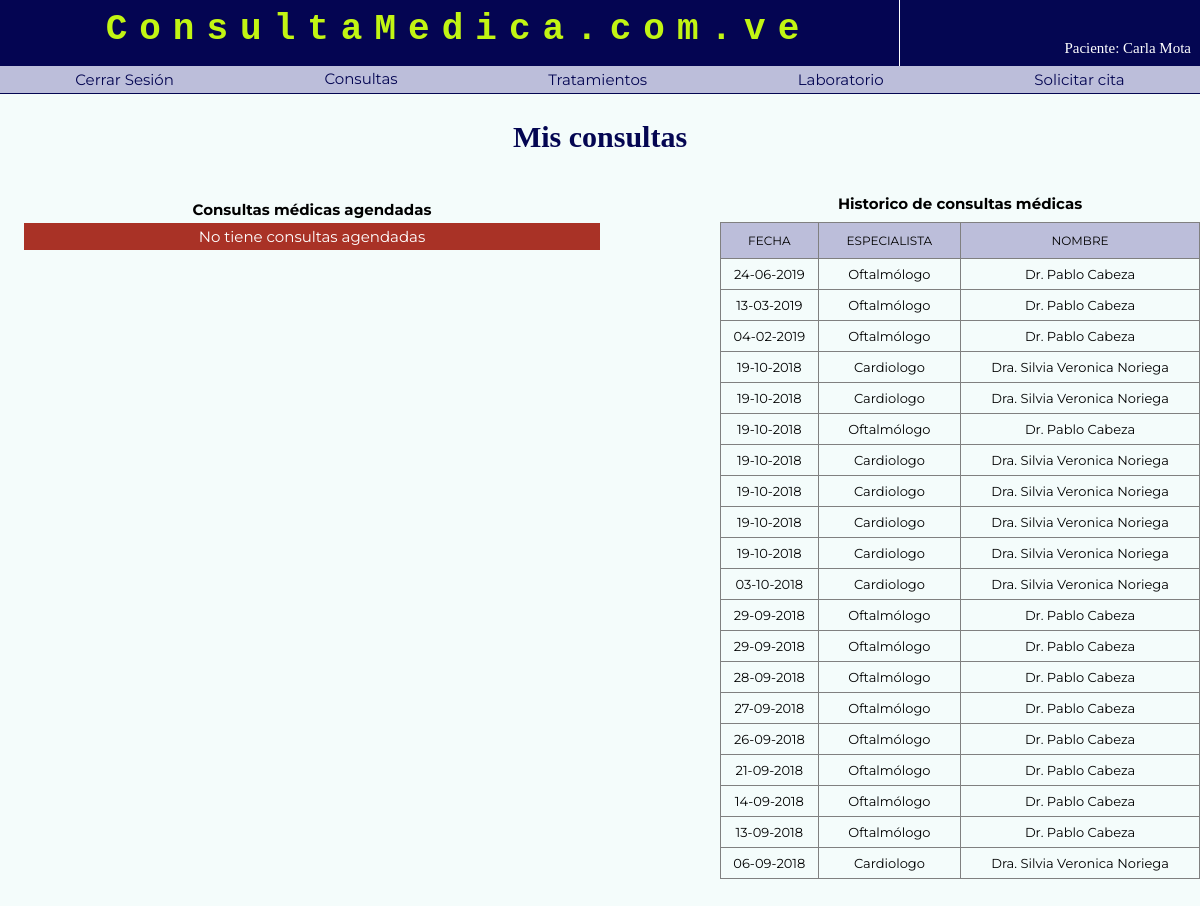
/registro/pacienteRegistrado.php (signed in), run on the app's committed database.
### tables this page shows
CREATE TABLE `pacientes_registrados` (
  `ID_PR` int(11) NOT NULL,
  `nombre_pacient` varchar(15) NOT NULL,
  `apellido_pacient` varchar(15) NOT NULL,
  `cedula_pacient` varchar(8) NOT NULL,
  `edad_pacient` varchar(3) NOT NULL,
  `sexo_pacient` varchar(15) NOT NULL,
  `correo_pacient` varchar(25) NOT NULL,
  `hijos` int(2) NOT NULL,
  `nacionalidad_pacient` varchar(15) NOT NULL,
  `estadoCivil_pacient` varchar(15) NOT NULL,
  `fechaNacimiento_pacient` date NOT NULL DEFAULT '0000-00-00',
  `grupoSanguineo_pacient` varchar(15) NOT NULL,
  `telefono_pacient` varchar(15) NOT NULL,
  `estado_Residencia` varchar(15) NOT NULL,
  `municipio_Residencia` varchar(15) NOT NULL,
  `parroquia_Residencia` varchar(15) NOT NULL,
  `estado_Nacimiento` varchar(15) NOT NULL,
  `municipio_Nacimiento` varchar(15) NOT NULL,
  `parroquia_Nacimiento` varchar(15) NOT NULL,
  `direccion_Actual` varchar(250) NOT NULL,
  `emergencia_pacient` varchar(250) NOT NULL,
  `gradoInstruccion` varchar(20) NOT NULL,
  `ocupacion` varchar(20) NOT NULL,
  `religion` varchar(20) NOT NULL,
  `fecha_registro` datetime NOT NULL DEFAULT CURRENT_TIMESTAMP ON UPDATE CURRENT_TIMESTAMP
);

CREATE TABLE `citas` (
  `ID_Cita` int(11) NOT NULL,
  `ID_Doctor` int(11) NOT NULL,
  `fecha` date NOT NULL,
  `turno` varchar(9) NOT NULL,
  `nombre` varchar(15) NOT NULL,
  `apellido` varchar(15) NOT NULL,
  `cedula_Identidad` varchar(9) NOT NULL,
  `edad` varchar(2) NOT NULL,
  `telefono` varchar(14) NOT NULL,
  `fecha_solicitud` datetime NOT NULL DEFAULT CURRENT_TIMESTAMP ON UPDATE CURRENT_TIMESTAMP
);

CREATE TABLE `especialidades` (
  `ID_Especialidad` int(11) NOT NULL,
  `especialidad` varchar(40) NOT NULL
);

CREATE TABLE `doctores` (
  `ID_Doctor` int(11) NOT NULL,
  `ID_Especialidad` int(11) NOT NULL,
  `nombre_doctor` varchar(15) NOT NULL,
  `apellido_doctor` varchar(25) NOT NULL,
  `cedula` varchar(9) NOT NULL,
  `telefono_consultorio` varchar(14) NOT NULL DEFAULT 'No especificó',
  `telefono_movil` varchar(14) NOT NULL DEFAULT 'No especificó',
  `estado` varchar(20) NOT NULL,
  `ciudad` varchar(15) NOT NULL,
  `precio_consulta` varchar(15) NOT NULL,
  `sexo` varchar(1) NOT NULL,
  `RegistroSanitario` varchar(20) NOT NULL,
  `correo` varchar(2000) NOT NULL,
  `fotografia` varchar(100) NOT NULL,
  `mostrar` int(1) NOT NULL DEFAULT '1'
);

### registro/pacienteRegistrado.php (the view, shortened to what this page needs)
<?php
    if(!isset($_SESSION["UsuarioPaciente"])){
        header("location:../DoctorAfiliado.php");
    }else
    {
        $sesion= $_SESSION["UsuarioPaciente"];
    }
?>
<!DOCTYPE html>
<html lang="es">
	<head>
		<link rel="stylesheet" type="text/css" href="../css/EstilosCitasMedicas.css"/>
        <link rel="stylesheet" type="text/css" media="(max-width: 800px)" href="../css/MediaQuery_CitasMedicas.css"/>
        </head>
    <body>
    <header class="fixed_1" >
        <?php
            include("../header/headerPaciente.php")
        ?>
    </header>
    <div class="Principal" onclick="ocultarMenu()">
        <section style="margin-top: ; ">
            <h3 class="encabezadoSesion_1">Mis consultas</h3>
            <div class="sesion_1">
                <p style="text-align: center;"><b>Consultas médicas agendadas</b></p>
                    <?php
                            $i = 1;
                            $Consulta_2="SELECT * FROM citas INNER JOIN doctores ON citas.ID_Doctor=doctores.ID_Doctor INNER JOIN especialidades ON doctores.ID_Especialidad=especialidades.ID_Especialidad WHERE cedula_Identidad = '$Cedula' AND fecha>=curdate() ORDER BY fecha DESC ";
                            $Recordset_2 = mysqli_query($conexion,$Consulta_2);
                            if(mysqli_num_rows($Recordset_2) != 0){
                                ?>
                                <table class="tabla_1" border="1px">
                                    <thead>
                                        <tr>
                                            <th class="buscar_3"></th>
                                            <th class="textoCelda_1">FECHA</th>
                                            <th class="textoCelda_1">ESPECIALISTA</th>
                                            <th class="textoCelda_1">NOMBRE</th>
                                            <th class="textoCelda_1">ELIMINAR</th>
                                        </tr>
                                    </thead>           <?php
                                while($datosCita= mysqli_fetch_array($Recordset_2)){
                                    $fechaFormatoMySQL = $datosCita["fecha"];
                                    $fechaFormatoPHP = date("d-m-Y", strtotime($fechaFormatoMySQL));
                    ?>
                                    <tr class="buscar_1">
                                        <td class="buscar_3">...</td>
                                        <td><a class="a2" href=""  style="color: black; cursor:default; line-height: 30px;"><?php echo $fechaFormatoPHP;?></a></td>
                                        <td><a class="a2" href=""  style="color: black; cursor:default; line-height: 30px;"><?php echo $datosCita["especialidad"];?></a></td>
                                        <td>
                                            <?php
                                            if($datosCita["sexo"] == "F"){
                                                    ?>
                                                    <a class="a2" href="" style="color: black; cursor:default; "><?php echo 'Dra. ' . $datosCita["nombre_doctor"] . ' ' . $datosCita["apellido_doctor"];?></a>
                                                <?php
                                            }
                                            else if($datosCita["sexo"] == "M"){
                                                ?>
                                                <a class="a2" href=""  style="color: black; cursor:default; "><?php echo 'Dr. ' . $datosCita["nombre_doctor"] . ' ' . $datosCita["apellido_doctor"];?></a>
                                                <?php
                                            }
                                            else if($datosCita["sexo"] == ""){
                                                ?>
                                                <a class="a2" href=""  style="color: black; cursor:default; "><?php echo $datosCita["nombre_doctor"] . ' ' . $datosCita["apellido_doctor"];?></a>
                                                <?php
                                            }
                                                    ?>
                                        </td>
                                        <td>
                                            <a class="a3" href="../EliminarCita.php?CitaEliminar=<?php echo $datosCita["ID_Cita"];?>&ID_Paciente=<?php echo $sesion?>" onclick="return Confirmacion()">o</a>
                                        </td>
                                    </tr>
                                    <?php
                                    $i++;
                                } ?></table><?php
                            }
                            else{
                                echo "<p class='Inicio_15'>No tiene consultas agendadas</p>";
                            }
                               ?>
                </div>
                <div class="sesion_2">
                    <p style="text-align: center; margin-bottom: 1%;"><b>Historico de consultas médicas</b></p>
                        <?php
                            $Consulta_3="SELECT * FROM citas INNER JOIN doctores ON citas.ID_Doctor=doctores.ID_Doctor INNER JOIN especialidades ON doctores.ID_Especialidad=especialidades.ID_Especialidad WHERE cedula_Identidad = '$Cedula' AND fecha < curdate() ORDER BY fecha DESC";
                            $Recordset_3 = mysqli_query($conexion,$Consulta_3);
                            if(mysqli_num_rows($Recordset_3) != 0){ ?>
                                <table class="tabla_1" border="1px">
                                    <thead>
                                        <tr>
                                            <th class="textoCelda_1">FECHA</th>
                                            <th class="textoCelda_1">ESPECIALISTA</th>
                                            <th class="textoCelda_1">NOMBRE</th>
                                        </tr>
                                    </thead>    <?php
                                while($datosCita= mysqli_fetch_array($Recordset_3)){
                                    $fechaFormatoMySQL = $datosCita["fecha"];
                                    $fechaFormatoPHP = date("d-m-Y", strtotime($fechaFormatoMySQL));
                    ?>
                                    <tr class="buscar_1">
                                        <td><a class="a2" href=""  style="color: black; cursor:default; line-height: 30px;"><?php echo $fechaFormatoPHP;?></a></td>
                                        <td><a class="a2" href=""  style="color: black; cursor:default; line-height: 30px;"><?php echo $datosCita["especialidad"];;?></a></td>
                                        <td>
                                            <?php
                                            if($datosCita["sexo"] == "F"){
                                                    ?>
                                                    <a class="a2" href="" style="color: black; cursor:default; "><?php echo 'Dra. ' . $datosCita["nombre_doctor"] . ' ' . $datosCita["apellido_doctor"];?></a>
                                                <?php
                                            }
                                            else if($datosCita["sexo"] == "M"){
                                                ?>
                                                <a class="a2" href=""  style="color: black; cursor:default; "><?php echo 'Dr. ' . $datosCita["nombre_doctor"] . ' ' . $datosCita["apellido_doctor"];?></a>
                                                <?php
                                            }
                                            else if($datosCita["sexo"] == ""){
                                                ?>
                                                <a class="a2" href=""  style="color: black; cursor:default; "><?php echo $datosCita["nombre_doctor"] . ' ' . $datosCita["apellido_doctor"];?></a>
                                                <?php
                                            }
                                                    ?>
                                        </td>
                                    </tr>
                                    <?php
                                    } ?></table><?php
                                }
                            else{
                                echo "<p class='Inicio_15'>Su historial no contiene registros.</p>";
                            }
                                ?>
                </div>
            </div>
    </body>
    </html>

### header/headerPaciente.php (shortened to what this page needs)
<div id="header_01">
    <h1 class="header_02">ConsultaMedica.com.ve</h1>
</div>
<div id="header_03">
    <?php
        $consulta_1="SELECT nombre_pacient, apellido_pacient, cedula_pacient FROM pacientes_registrados WHERE ID_PR= '$sesion' ";
        $Recorset_1=mysqli_query($conexion,$consulta_1);
        $Paciente_Datos= mysqli_fetch_array($Recorset_1);
        $Cedula=  $Paciente_Datos['cedula_pacient'];
    ?>
    <input class="usuarioDoctor" readonly="readonly" type="text" name="nombrePaciente" value="<?php echo "Paciente: " . $Paciente_Datos['nombre_pacient'] . ' ' . $Paciente_Datos['apellido_pacient'] ;?>">
</div>
<nav class="menuResponsive" id="MenuResponsive">
    <ul>
        <li><a href="../planBasico/CerrarSesion.php">Cerrar Sesión</a></li>
        <li><a href="pacienteRegistrado.php">Consultas</a></li>
        <li><a href="pacienteTratamientos.php" >Tratamientos</a></li>
        <li><a href="pacient_medicam.php">Laboratorio</a></li>
        <li><a href="directorio_2.php">Solicitar cita</a></li>
    </ul>
</nav>

### css/EstilosCitasMedicas.css (style rules this page uses)
header, section, body, footer, aside, nav, article, figure { display: block; margin: 0; padding: 0; }
* { color: ; margin: 0px; padding: 0px; font-family: 'Montserrat', sans-serif; font-size: 15px; box-sizing: border-box; }
a { text-decoration: none; font-family: ; color: #040652; }
body { background-color: #F4FCFB; height:100% ; width: 100%; }
header { background-color:; z-index: 5; }
html { width: 100%; height: 100%; margin: 0; }
h1 { background-color: rgba(4, 6, 82, 0.1); font-family:'courier'; font-size:5vw; text-align:center; color:#040652; padding-top: 1.1%; height: 8vw; letter-spacing:1vw; cursor: pointer; }
h3 { background-color:; font-family: "verdana"; font-size:30px; color:#040652; text-align: center; margin-top: 0%; margin-bottom: 4%; }
input { background-color: ; width: 45%; text-align:center; padding-top: 2px; }
li { text-align:justify; line-height:20px; }
p { line-height: 27px; }
td, td b { background-color:; font-size:13px; }
th { background-color:#BCBEDA ; color: black; font-size: 12px; font-weight: normal; padding:10px; }
ul { list-style-position:outside; }
#header_01 { background-color:#040652 ; width: 75%; height: 66px; float: left; border-right-color: white; border-right-style: solid; border-right-width: 1px; z-index: 0; }
.header_02 { background-color:; color: rgba(194, 245, 19,1); cursor: default; font-size: 3vw; height: 100%; padding: 1% 0%; text-align: center; padding-left: 2% }
#header_03 { background-color: ; float: right; width: 25% }
.a2 { background-color:; font-size: 13px; height: 25px; }
.buscar_1 { border-collapse:collapse; }
.encabezadoSesion_1 { background-color: ; margin-top: 10%; margin-bottom: 3%; }
.fixed_1 { background-color:#F4FCFB; position:fixed; top: 0%; width: 100%; padding-bottom: 1%; margin-bottom: 5%; }
.usuarioDoctor { display: inline-block; font-size: 15px; height: 12px; text-align:right; background-color: #F4FCFB; border-style: none; font-family:verdana; width: 600px; color:white; float:right; margin-right: 5%; }
.Inicio_15 { background-color:rgba(169, 50, 38, 1); color: white; margin: auto; width: 100% !important; text-align: center; }
.menuResponsive ul { background-color: #BCBEDA; border-bottom-color: #040652; border-bottom-style: solid; border-bottom-width: 1px; width: 100%; margin:auto; list-style: none; display: flex; }
.menuResponsive li { flex-grow: 1; }
.menuResponsive li a { background-color: ; display: block; width: 60%; margin: auto; font-size: 15px; text-align: center; padding:1.5% 0%; }
.sesion_1 { background-color:; float: left; margin-left: 2%; margin-top: 0.5%; padding: 0px; width: 48%; }
.sesion_2 { background-color:; float: right; width: 40%; margin-left: 50px; display: inline-block; }
.tabla_1 { background-color: ; width: 100%; text-align: center; border-collapse: collapse; }
.usuarioDoctor { width: 100%; padding-right: 3%; padding-top: 10%; text-align: right; margin-right: 0%; background-color: #040652; color: white; height: 66px; }

### data on the page
pacientes_registrados: nombrePaciente "Paciente: Carla Mota"
citas: fecha "24-06-2019", especialidades.especialidad "Oftalmólogo", ID_Doctor.nombre_doctor "Pablo", ID_Doctor.apellido_doctor "Cabeza"
citas: fecha "13-03-2019", especialidades.especialidad "Oftalmólogo", ID_Doctor.nombre_doctor "Pablo", ID_Doctor.apellido_doctor "Cabeza"
citas: fecha "04-02-2019", especialidades.especialidad "Oftalmólogo", ID_Doctor.nombre_doctor "Pablo", ID_Doctor.apellido_doctor "Cabeza"
citas: fecha "19-10-2018", especialidades.especialidad "Cardiologo", ID_Doctor.nombre_doctor "Silvia Veronica", ID_Doctor.apellido_doctor "Noriega"
citas: fecha "19-10-2018", especialidades.especialidad "Cardiologo", ID_Doctor.nombre_doctor "Silvia Veronica", ID_Doctor.apellido_doctor "Noriega"
citas: fecha "19-10-2018", especialidades.especialidad "Oftalmólogo", ID_Doctor.nombre_doctor "Pablo", ID_Doctor.apellido_doctor "Cabeza"
citas: fecha "19-10-2018", especialidades.especialidad "Cardiologo", ID_Doctor.nombre_doctor "Silvia Veronica", ID_Doctor.apellido_doctor "Noriega"
citas: fecha "19-10-2018", especialidades.especialidad "Cardiologo", ID_Doctor.nombre_doctor "Silvia Veronica", ID_Doctor.apellido_doctor "Noriega"
citas: fecha "19-10-2018", especialidades.especialidad "Cardiologo", ID_Doctor.nombre_doctor "Silvia Veronica", ID_Doctor.apellido_doctor "Noriega"
citas: fecha "19-10-2018", especialidades.especialidad "Cardiologo", ID_Doctor.nombre_doctor "Silvia Veronica", ID_Doctor.apellido_doctor "Noriega"
citas: fecha "03-10-2018", especialidades.especialidad "Cardiologo", ID_Doctor.nombre_doctor "Silvia Veronica", ID_Doctor.apellido_doctor "Noriega"
citas: fecha "29-09-2018", especialidades.especialidad "Oftalmólogo", ID_Doctor.nombre_doctor "Pablo", ID_Doctor.apellido_doctor "Cabeza"
citas: fecha "29-09-2018", especialidades.especialidad "Oftalmólogo", ID_Doctor.nombre_doctor "Pablo", ID_Doctor.apellido_doctor "Cabeza"
citas: fecha "28-09-2018", especialidades.especialidad "Oftalmólogo", ID_Doctor.nombre_doctor "Pablo", ID_Doctor.apellido_doctor "Cabeza"
citas: fecha "27-09-2018", especialidades.especialidad "Oftalmólogo", ID_Doctor.nombre_doctor "Pablo", ID_Doctor.apellido_doctor "Cabeza"
citas: fecha "26-09-2018", especialidades.especialidad "Oftalmólogo", ID_Doctor.nombre_doctor "Pablo", ID_Doctor.apellido_doctor "Cabeza"
citas: fecha "21-09-2018", especialidades.especialidad "Oftalmólogo", ID_Doctor.nombre_doctor "Pablo", ID_Doctor.apellido_doctor "Cabeza"
citas: fecha "14-09-2018", especialidades.especialidad "Oftalmólogo", ID_Doctor.nombre_doctor "Pablo", ID_Doctor.apellido_doctor "Cabeza"
citas: fecha "13-09-2018", especialidades.especialidad "Oftalmólogo", ID_Doctor.nombre_doctor "Pablo", ID_Doctor.apellido_doctor "Cabeza"
citas: fecha "06-09-2018", especialidades.especialidad "Cardiologo", ID_Doctor.nombre_doctor "Silvia Veronica", ID_Doctor.apellido_doctor "Noriega"
